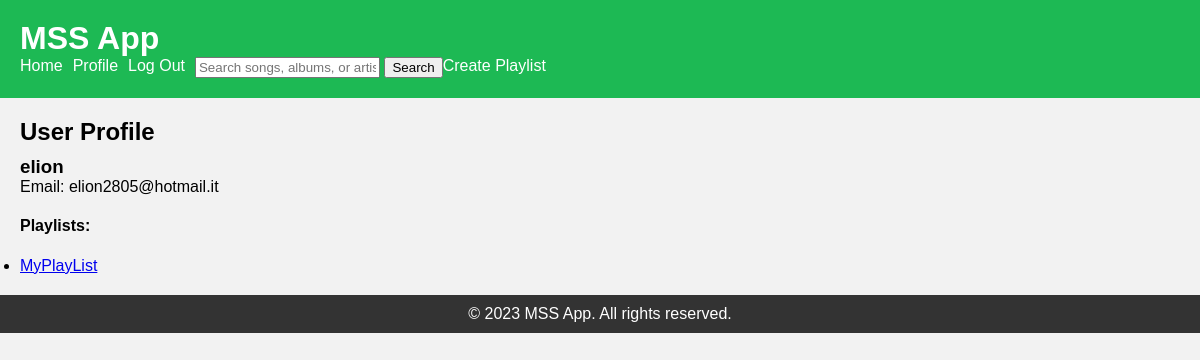
Screenshot of /user/elion/ with the database file from the repository.
### music/models.py (models this page shows, shortened)
class CustomUser(AbstractUser):
    username = models.CharField(max_length=20, unique=True)
    bio = models.TextField(blank=True)
    favorite_genre = models.CharField(max_length=100, blank=True)
    groups = models.ManyToManyField(
        'auth.Group',
        verbose_name='groups',
        blank=True,
        help_text='The groups this user belongs to.',
        related_name='custom_users'  # Added related_name argument
    )
    user_permissions = models.ManyToManyField(
        'auth.Permission',
        verbose_name='user permissions',
        blank=True,
        help_text='Specific permissions for this user.',
        related_name='custom_users'  # Added related_name argument
    )
    class Meta:
        app_label = "music_streaming_backend"

class Playlist(models.Model):
    name = models.CharField(max_length=100)
    detail = models.TextField(blank=True)
    owner = models.ForeignKey(CustomUser, on_delete=models.CASCADE)
    songs = models.ManyToManyField(Song)
    class Meta:
        app_label = "music_streaming_backend"

### music/views.py (the view)
# urls.py: path('user/<str:username>/', views.user_profile, name='user_profile'),
def user_profile(request, username):
    user = get_object_or_404(CustomUser, username=username)
    playlist_set = user.playlist_set.all()
    return render(request, 'user_profile.html', {'user': user, 'playlist_set': playlist_set})

### music/templates/user_profile.html
{% extends 'home.html' %}
{% block content %}
  <h2>User Profile</h2>
  <h3>{{ user.username }}</h3>
  <p>Email: {{ user.email }}</p>
  <h4>Playlists:</h4>
  <ul>
    {% for playlist in user.playlist_set.all %}
      <li><a href="{% url 'playlist_detail' playlist_id=playlist.pk %}">{{ playlist.name }}</a></li>
    {% empty %}
      <li>No playlists for this user.</li>
    {% endfor %}
  </ul>
{% endblock %}

### music/static/styles.css (style rules this page uses)
body, h1, h2, h3, p, ul, li { margin: 0; padding: 0; }
body { font-family: Arial, sans-serif; background-color: #f2f2f2; }
h2 { margin-bottom: 10px; }

### rows the page displays
CustomUser: username "elion", email "elion2805@hotmail.it"
Playlist: name "MyPlayList"
